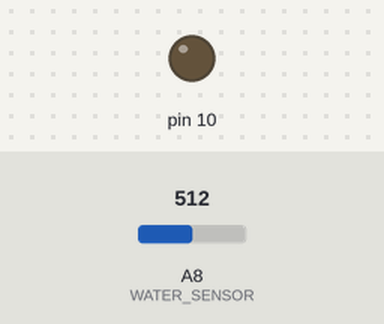
Bench run of a sketch on a simulated Arduino Mega 2560, built with avr-gcc and run on an emulated ATmega2560. Shown: output pins drawn as LEDs (lit = HIGH). The test bench sets the inputs (shaded band); at power-on: A8 (WATER_SENSOR) = 512. What the sketch prints to the serial monitor is not drawn.

Above: at 0.05 s.
At 0.45 s:
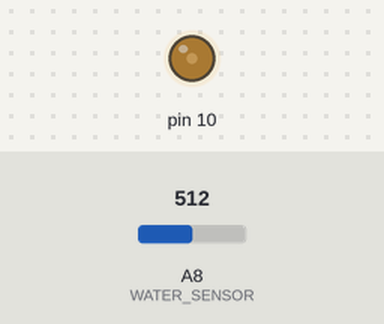
At 0.85 s:
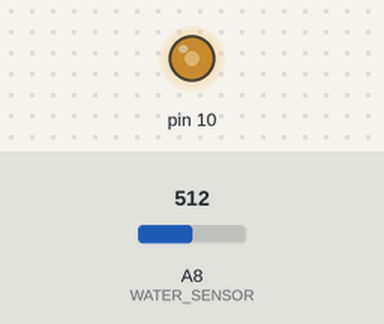
At 1.65 s:
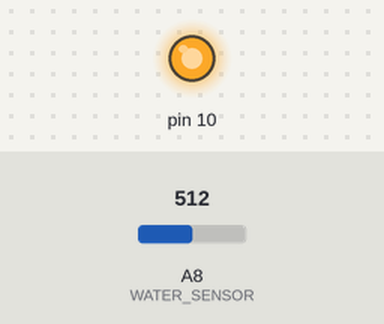
Timing chart, 0 to 3.9 s (numbered marks = the images above):
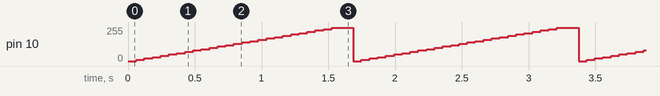

Measured:
- by itself, pin 10: ramps from 0/255 to 250/255 and jumps back, once every 1.7 s

The sketch:

Wiper_With_Water_Sensor.ino
```cpp
const uint8_t WATER_SENSOR {A8};
const uint8_t SERVOR_MOTOR {10U};
void setup() {
  // put your setup code here, to run once:
  Serial.begin(115200UL);
  pinMode(WATER_SENSOR, INPUT);
  pinMode(SERVOR_MOTOR, OUTPUT);
}

void loop() {
  // put your main code here, to run repeatedly:
  uint16_t water_value = analogRead(WATER_SENSOR);
  water_value = constrain(water_value, 9, 650);
  uint16_t mapped_value = map(water_value, 0,650, 100, 50);
  Serial.print(F("Water value: "));
  Serial.println(water_value);
  if(water_value >5){ //비를 감지
    for(int i = 0; i<256; i +=10){
      analogWrite(SERVOR_MOTOR, i);
      delay(mapped_value);
    }
  }

  delay(100UL);
}
```
